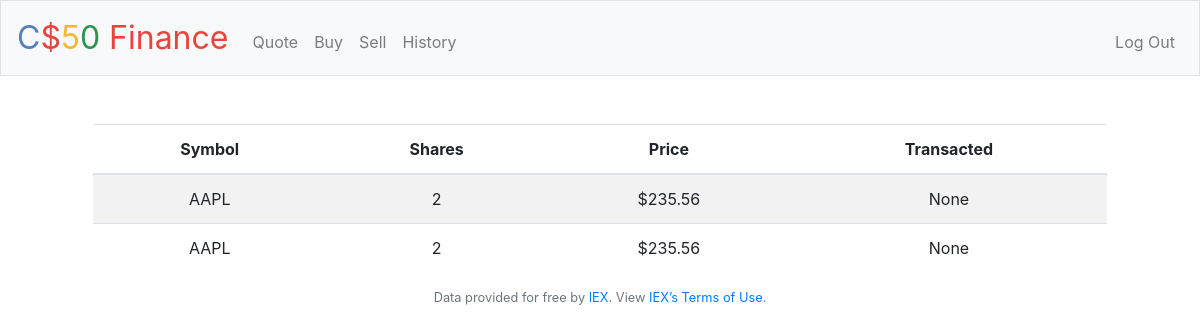
The app's page /history (signed in) with its own data.
### tables this page shows
CREATE TABLE 'portfolio' (
id INTEGER PRIMARY KEY NOT NULL,
symbol VARCHAR(10),
shares INTEGER,'price' integer,
user_id INTEGER NOT NULL,'operation' char(1),'operation_time' datetime,
FOREIGN KEY (user_id) REFERENCES users(id)
);

### application.py (the view)
@app.route("/history")
@login_required
def history():
    user_id = session["user_id"]
    portfolio = db.execute("SELECT symbol, shares, price, operation_time FROM portfolio WHERE user_id = ?", user_id)
    return render_template("history.html", portfolio=portfolio)

### application.py (called while the page is built)
@app.after_request
def after_request(response):
    response.headers["Cache-Control"] = "no-cache, no-store, must-revalidate"
    response.headers["Expires"] = 0
    response.headers["Pragma"] = "no-cache"
    return response

### helpers.py (called while the page is built)
def login_required(f):
    @wraps(f)
    def decorated_function(*args, **kwargs):
        if session.get("user_id") is None:
            return redirect("/login")
        return f(*args, **kwargs)
    return decorated_function

def usd(value):
    return f"${value:,.2f}"

### templates/history.html (shortened to what this page needs)
{% extends "layout.html" %}
{% block main %}
            <div class="container-fluid">
                <table class="table table-striped">
                    <thead>
                        <tr>
                            <th scope="col">Symbol</th>
                            <th scope="col">Shares</th>
                            <th scope="col">Price</th>
                            <th scope="col">Transacted</th>
                        </tr>
                    </thead>
                    <tbody>
                        {% for stock in portfolio %}
                            <tr>
                                <td>{{ stock.symbol }}</td>
                                <td>{{ stock.shares }}</td>
                                <td>{{ stock.price|usd }}</td>
                                <td>{{ stock.operation_time }}</td>
                             </tr>
                        {% endfor %}
                    </tbody>
                </table>
            </div
{% endblock %}

### records on screen
portfolio: symbol "AAPL", shares "2", price "$235.56", operation_time "None"
portfolio: symbol "AAPL", shares "2", price "$235.56", operation_time "None"
